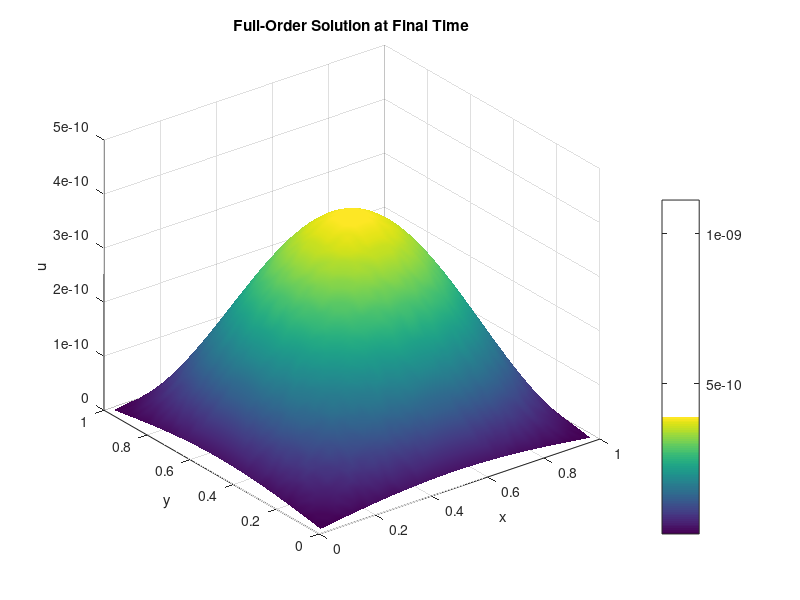
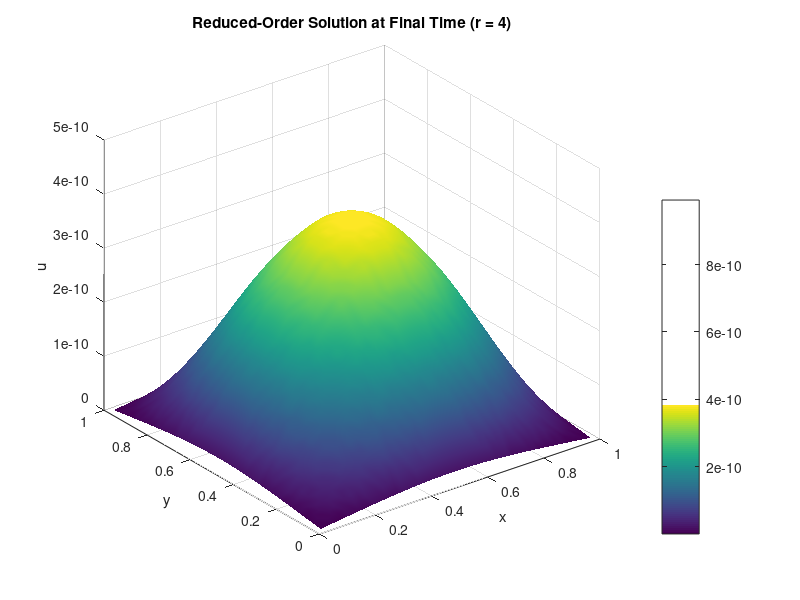

Here is the MATLAB script that generated these plots, in order:
% Galerkin POD Implementation for 2D Heat Equation

%% Step 1: Discretize the 2D Heat Equation Using Finite Differences

% Spatial discretization
nx = 50;        % Number of grid points in x
ny = 50;        % Number of grid points in y
Lx = 1.0;       % Length of the domain in x
Ly = 1.0;       % Length of the domain in y
dx = Lx / (nx + 1);
dy = Ly / (ny + 1);
x = linspace(0, Lx, nx+2);  % Including boundary points
y = linspace(0, Ly, ny+2);
[X_grid, Y_grid] = meshgrid(x, y);

% Temporal discretization
dt = 0.001;     % Time step
T = 1.0;        % Final time
nt = ceil(T/dt);% Number of time steps
time = linspace(0, T, nt+1);

% Initial condition: Gaussian
u0 = exp(-100 * ((X_grid - Lx/2).^2 + (Y_grid - Ly/2).^2));
u = u0;

% Reshape u into a column vector for computations
u = u(2:end-1, 2:end-1); % Remove boundary points
u = u(:);                % Vectorize

% Assemble the finite difference matrix
alpha = 1.0;  % Thermal diffusivity

% Number of interior points
N = nx * ny;

% Create the 1D Laplacian in x
e = ones(nx,1);
T_x = spdiags([e -2*e e], -1:1, nx, nx);
I_x = speye(nx);
L_x = (kron(I_x, T_x)) / dx^2;

% Create the 1D Laplacian in y
T_y = spdiags([e -2*e e], -1:1, ny, ny);
I_y = speye(ny);
L_y = (kron(T_y, I_y)) / dy^2;

% Total Laplacian
L = L_x + L_y;

% Identity matrix
I = speye(N);

% System matrix for implicit Euler
A = I - dt * alpha * L;

%% Step 2: Generate Snapshots by Solving the Full-Order Model

% Preallocate snapshot matrix
snapshots = zeros(N, nt+1);
snapshots(:,1) = u;

% Time-stepping loop
for k = 1:nt
    % Solve A * u_new = u_old
    u = A \ u;
    
    % Store the snapshot
    snapshots(:,k+1) = u;
end

% Transpose snapshots to have snapshots as columns
X = snapshots;

%% Step 3: Perform Proper Orthogonal Decomposition (POD)

% Perform SVD
[U, S, V] = svd(X, 'econ');

% Determine the number of modes to retain (e.g., 99% energy)
singular_values = diag(S);
energy = cumsum(singular_values.^2) / sum(singular_values.^2);
r = find(energy >= 0.9999, 1, 'first');  % Number of modes

fprintf('Number of POD modes retained: %d\n', r);

% Truncate to r modes
U_r = U(:,1:r);
S_r = S(1:r,1:r);
V_r = V(:,1:r);

%% Step 4: Construct the Galerkin Reduced-Order Model

% Project the system matrix A onto the reduced basis
A_r = U_r' * A * U_r;

% Precompute the inverse of A_r
A_r_inv = inv(A_r);

% Initialize reduced coefficients
a_r = U_r' * X(:,1);  % Initial condition in reduced space

% Preallocate for reduced snapshots
a_r_snapshots = zeros(r, nt+1);
a_r_snapshots(:,1) = a_r;

% Time-stepping loop for reduced-order model
for k = 1:nt
    % Update reduced coefficients
    a_r = A_r_inv * a_r;
    
    % Store the reduced coefficients
    a_r_snapshots(:,k+1) = a_r;
end

%% Step 5: Reconstruct the Full Solution from Reduced-Order Model

% Reconstruct snapshots from reduced coefficients
X_reconstructed = U_r * a_r_snapshots;

%% Step 6: Compare Full-Order and Reduced-Order Models

% Reshape solutions for visualization
u_full = reshape(X(:,end), nx, ny);
u_reduced = reshape(X_reconstructed(:,end), nx, ny);

% Create a grid for interior points
x_interior = x(2:end-1);
y_interior = y(2:end-1);
[X_in, Y_in] = meshgrid(x_interior, y_interior);

% Plot full-order solution
figure;
surf(X_in, Y_in, u_full');
title('Full-Order Solution at Final Time');
xlabel('x');
ylabel('y');
zlabel('u');
shading interp;
colorbar;

% Plot reduced-order solution
figure;
surf(X_in, Y_in, u_reduced');
title(['Reduced-Order Solution at Final Time (r = ' num2str(r) ')']);
xlabel('x');
ylabel('y');
zlabel('u');
shading interp;
colorbar;

% Compute and display the error
error = norm(u_full - u_reduced, 2) / norm(u_full, 2);
disp(['Relative L2 Error at Final Time: ', num2str(error)]);
